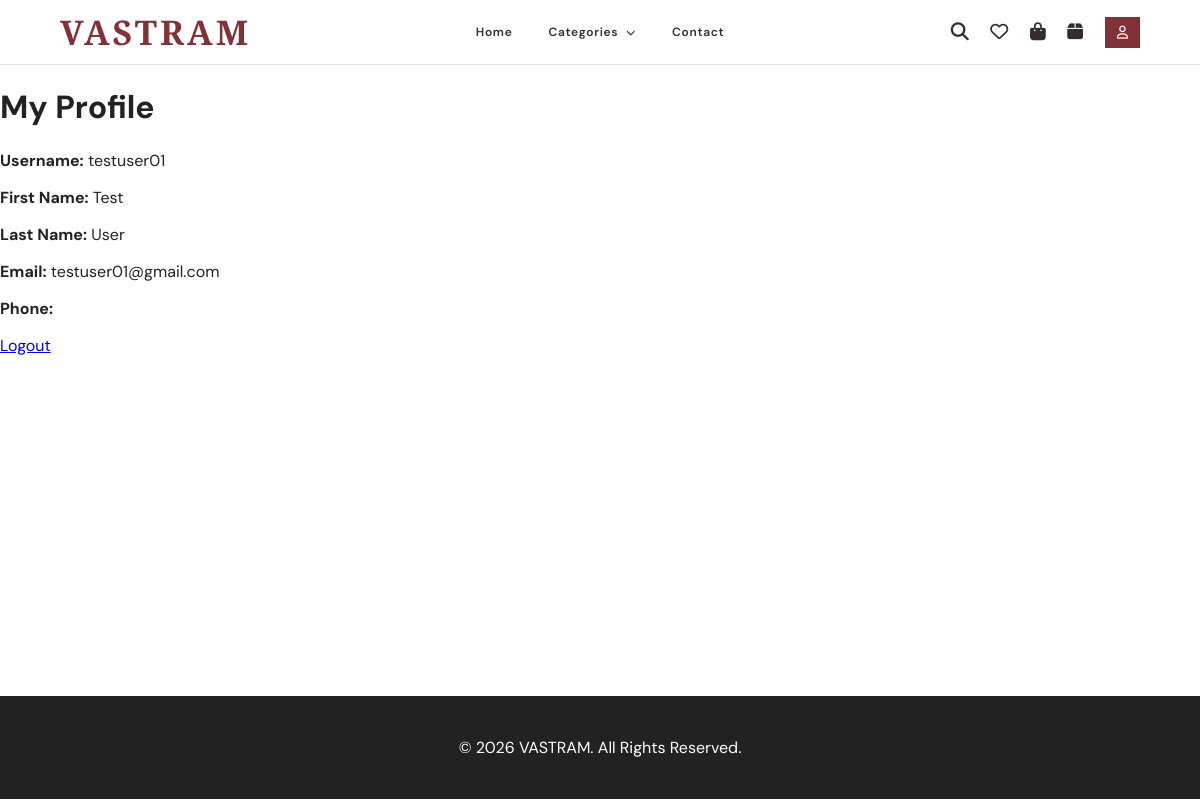
The page /accounts/profile/ (signed in) on the database its author committed.
### accounts/models.py (models this page shows)
class User(AbstractUser):
    uuid = models.UUIDField(default=uuid.uuid4, editable=False, unique=True)
    phone_number = models.CharField(max_length=15, blank=True)

### accounts/views.py (the view)
@login_required
def profile(request):
    return render(
        request,
    'accounts/profile.html',
    {
        'user': request.user
    }
)

### ecommerce_project/context_processors.py (called while the page is built)
def shopping_counts(request):
    cart_count = 0
    wishlist_count = 0
    if request.user.is_authenticated:
        cart_count = sum(
            CartItem.objects.filter(cart__user=request.user).values_list(
                'quantity', flat=True
            )
        )
        wishlist_count = WishlistItem.objects.filter(
            wishlist__user=request.user
        ).count()
    else:
        cart_count = sum(
            item.get('quantity', 0)
            for item in request.session.get('guest_cart_items', [])
        )
        wishlist_count = len(request.session.get('guest_wishlist_items', []))
    return {
        'cart_count': cart_count,
        'wishlist_count': wishlist_count,
    }

### templates/accounts/profile.html (shortened to what this page needs)
{% extends 'base.html' %}
{% block content %}
<h1>My Profile</h1>
<p><strong>Username:</strong> {{ user.username }}</p>
<p><strong>First Name:</strong> {{ user.first_name }}</p>
<p><strong>Last Name:</strong> {{ user.last_name }}</p>
<p><strong>Email:</strong> {{ user.email }}</p>
<p><strong>Phone:</strong> {{ user.phone_number }}</p>
<a href="{% url 'logout' %}">Logout</a>
{% endblock %}

### templates/base.html (style rules this page uses)
body { margin: 0; font-family: 'DM Sans', sans-serif; background-color: #ffffff; color: #222; }

### rows shown on the page
User: username "testuser01", first_name "Test", last_name "User", email "testuser01@gmail.com"
